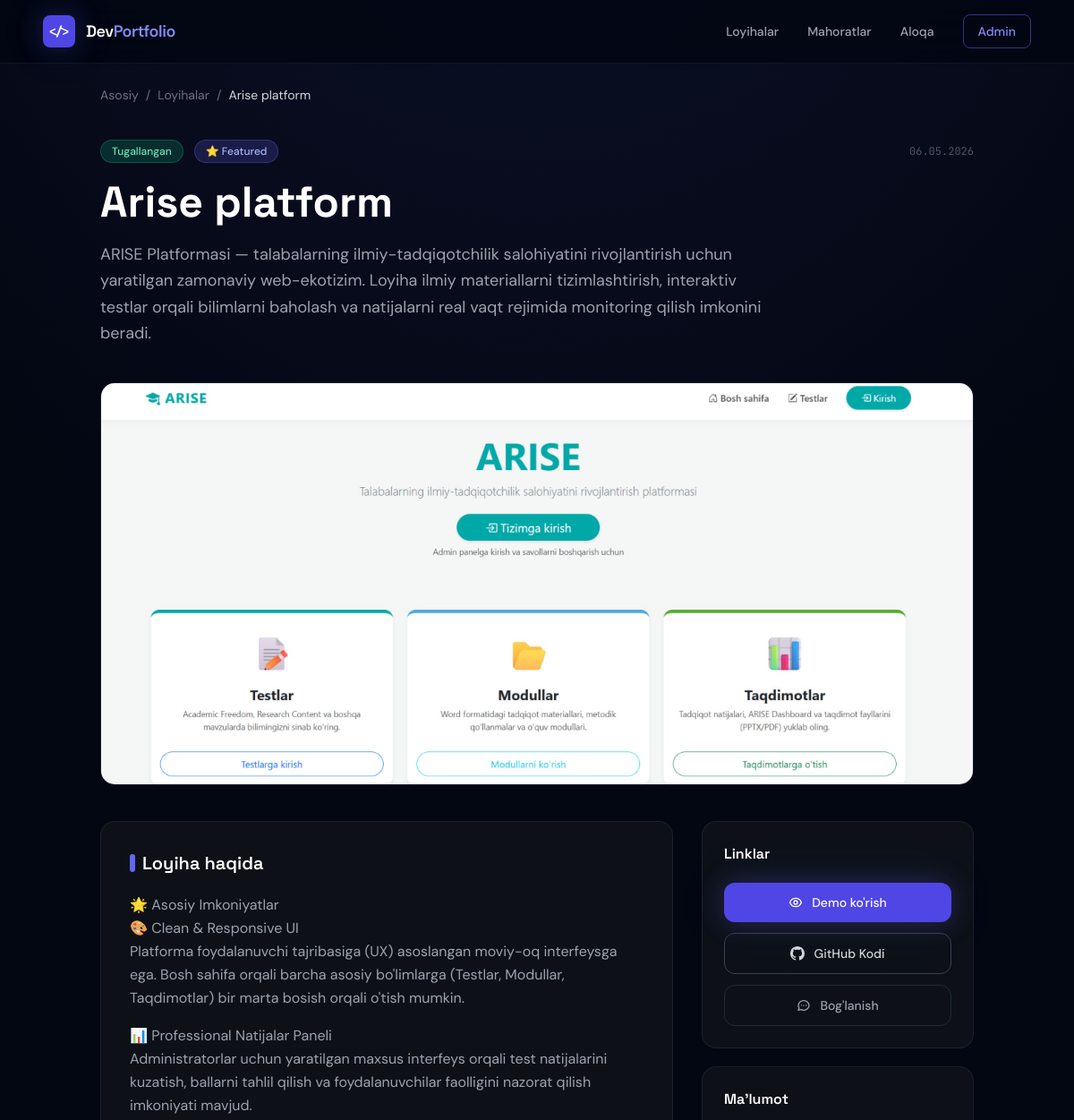
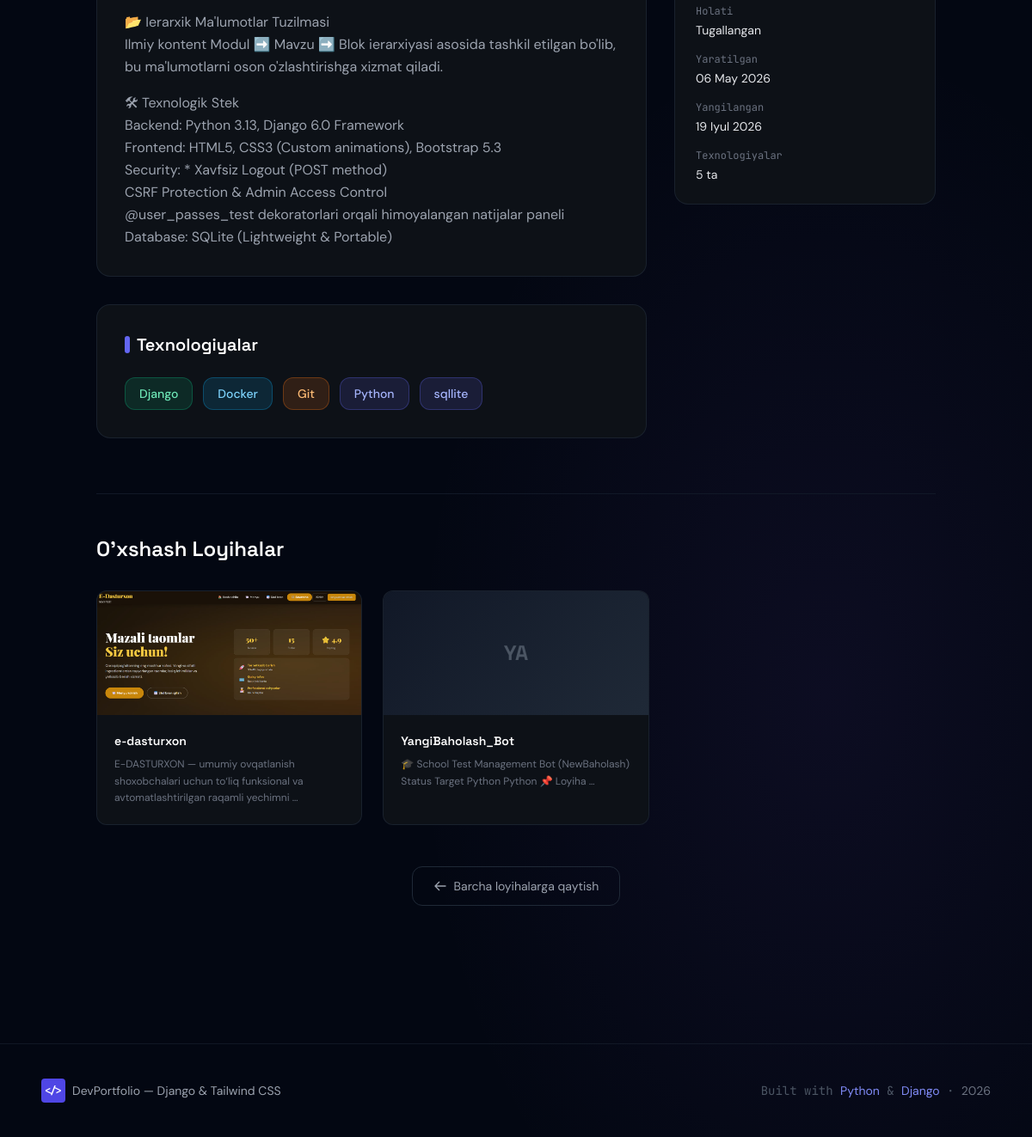
The page /projects/Arise-platform/ on the database its author committed (2 pictures, top to bottom).
### projects/models.py (models this page shows, shortened)
class Project(models.Model):
    STATUS_CHOICES = [
        ('completed', 'Tugallangan'),
        ('in_progress', 'Jarayonda'),
        ('archived', 'Arxivlangan'),
    ]
    name = models.CharField(max_length=200, verbose_name="Loyiha nomi")
    slug = models.SlugField(max_length=200, unique=True, verbose_name="URL slug")
    description = models.TextField(verbose_name="Qisqa tavsif")
    detailed_description = models.TextField(
        blank=True,
        verbose_name="Batafsil tavsif",
        help_text="Loyiha haqida to'liq ma'lumot"
    )
    technologies = models.ManyToManyField(
        Tag,
        blank=True,
        verbose_name="Texnologiyalar",
        related_name='projects'
    )
    image = models.ImageField(
        upload_to='projects/',
        blank=True,
        null=True,
        verbose_name="Loyiha rasmi"
    )
    github_link = models.URLField(blank=True, verbose_name="GitHub linki")
    demo_link = models.URLField(blank=True, verbose_name="Demo linki")
    status = models.CharField(
        max_length=20,
        choices=STATUS_CHOICES,
        default='completed',
        verbose_name="Holati"
    )
    is_featured = models.BooleanField(default=False, verbose_name="Featured (Asosiy)")
    created_at = models.DateTimeField(auto_now_add=True, verbose_name="Yaratilgan")
    updated_at = models.DateTimeField(auto_now=True, verbose_name="Yangilangan")
    order = models.PositiveIntegerField(default=0, verbose_name="Tartib raqami")
    class Meta:
        verbose_name = "Loyiha"
        verbose_name_plural = "Loyihalar"
        ordering = ['order', '-created_at']
    def get_absolute_url(self):
        from django.urls import reverse
        return reverse('project_detail', kwargs={'slug': self.slug})

class Tag(models.Model):
    name = models.CharField(max_length=50, unique=True, verbose_name="Texnologiya nomi")
    color = models.CharField(
        max_length=20,
        default='indigo',
        verbose_name="Rang",
        help_text="Tailwind rang nomi: indigo, emerald, rose, amber, sky, etc."
    )
    class Meta:
        verbose_name = "Texnologiya"
        verbose_name_plural = "Texnologiyalar"
        ordering = ['name']

### projects/views.py (the view)
# urls.py: path('projects/<slug:slug>/', views.project_detail, name='project_detail'),
def project_detail(request, slug):
    project = get_object_or_404(
        Project.objects.prefetch_related('technologies'),
        slug=slug
    )
    project_tags = project.technologies.all()
    related_projects = Project.objects.filter(
        technologies__in=project_tags
    ).exclude(pk=project.pk).distinct()[:3]
    context = {
        'project': project,
        'related_projects': related_projects,
    }
    return render(request, 'projects/project_detail.html', context)

### templates/projects/project_detail.html (shortened to what this page needs)
{% extends 'base.html' %}
{% load static %}
{% block content %}
<div class="pt-24 pb-20">
    <div class="max-w-5xl mx-auto px-6">
        <nav class="flex items-center gap-2 text-sm text-gray-500 mb-10">
            <a href="/" class="hover:text-indigo-400 transition-colors">Asosiy</a>
            <span>/</span>
            <a href="/#projects" class="hover:text-indigo-400 transition-colors">Loyihalar</a>
            <span>/</span>
            <span class="text-gray-300">{{ project.name }}</span>
        </nav>
        <div class="mb-10">
            <div class="flex items-center gap-3 mb-5">
                <span class="px-3 py-1 rounded-full text-xs font-medium
                             {% if project.status == 'completed' %}bg-emerald-500/20 text-emerald-300 border border-emerald-500/30
                             {% elif project.status == 'in_progress' %}bg-amber-500/20 text-amber-300 border border-amber-500/30
                             {% else %}bg-gray-700 text-gray-400{% endif %}">
                    {{ project.get_status_display }}
                </span>
                {% if project.is_featured %}
                <span class="px-3 py-1 rounded-full text-xs font-medium bg-indigo-500/20 text-indigo-300 border border-indigo-500/30">
                    ⭐ Featured
                </span>
                {% endif %}
                <span class="text-gray-600 text-xs font-mono ml-auto">
                    {{ project.created_at|date:"d.m.Y" }}
                </span>
            </div>
            <h1 class="font-display font-bold text-4xl lg:text-5xl text-white mb-5 leading-tight">
                {{ project.name }}
            </h1>
            <p class="text-gray-400 text-lg leading-relaxed max-w-3xl">
                {{ project.description }}
            </p>
        </div>
        {% if project.image %}
        <div class="rounded-2xl overflow-hidden border border-gray-800/70 mb-10 h-80 lg:h-[450px]">
            <img src="{{ project.image.url }}" alt="{{ project.name }}"
                 class="w-full h-full object-cover">
        </div>
        {% endif %}
        <div class="grid lg:grid-cols-3 gap-8">
            <div class="lg:col-span-2 space-y-8">
                {% if project.detailed_description %}
                <div class="rounded-2xl border border-gray-800/70 p-8" style="background: #0d1117;">
                    <h2 class="font-display font-semibold text-xl text-white mb-5 flex items-center gap-2">
                        <span class="w-1.5 h-5 rounded-full bg-indigo-500"></span>
                        Loyiha haqida
                    </h2>
                    <div class="text-gray-400 leading-relaxed space-y-4">
                        {{ project.detailed_description|linebreaks }}
                    </div>
                </div>
                {% endif %}
                {% if project.technologies.all %}
                <div class="rounded-2xl border border-gray-800/70 p-8" style="background: #0d1117;">
                    <h2 class="font-display font-semibold text-xl text-white mb-6 flex items-center gap-2">
                        <span class="w-1.5 h-5 rounded-full bg-indigo-500"></span>
                        Texnologiyalar
                    </h2>
                    <div class="flex flex-wrap gap-3">
                        {% for tech in project.technologies.all %}
                        <span class="px-4 py-2 rounded-xl text-sm font-medium tag-{{ tech.color|default:'indigo' }}">
                            {{ tech.name }}
                        </span>
                        {% endfor %}
                    </div>
                </div>
                {% endif %}
            </div>
            <div class="space-y-5">
                <div class="rounded-2xl border border-gray-800/70 p-6" style="background: #0d1117;">
                    <h3 class="font-display font-semibold text-white mb-5">Linklar</h3>
                    <div class="flex flex-col gap-3">
                        {% if project.demo_link %}
                        <a href="{{ project.demo_link }}" target="_blank" rel="noopener"
                           class="flex items-center justify-center gap-2.5 px-5 py-3 rounded-xl
                                  bg-indigo-600 hover:bg-indigo-500 text-white text-sm font-medium
                                  transition-all glow-indigo">
                            Demo ko'rish
                        </a>
                        {% endif %}
                        {% if project.github_link %}
                        <a href="{{ project.github_link }}" target="_blank" rel="noopener"
                           class="flex items-center justify-center gap-2.5 px-5 py-3 rounded-xl
                                  border border-gray-700 hover:border-gray-500 text-gray-300
                                  hover:text-white text-sm font-medium transition-all">
                            GitHub Kodi
                        </a>
                        {% endif %}
                        <a href="/#contact"
                           class="flex items-center justify-center gap-2.5 px-5 py-3 rounded-xl
                                  border border-gray-800 hover:border-indigo-500/50 text-gray-400
                                  hover:text-indigo-300 text-sm font-medium transition-all">
                            <svg class="w-4 h-4" fill="none" viewBox="0 0 24 24" stroke="currentColor">
                                <path stroke-linecap="round" stroke-linejoin="round" stroke-width="2"
                                      d="M8 12h.01M12 12h.01M16 12h.01M21 12c0 4.418-4.03 8-9 8a9.863 9.863 0 01-4.255-.949L3 20l1.395-3.72C3.512 15.042 3 13.574 3 12c0-4.418 4.03-8 9-8s9 3.582 9 8z"/>
                            </svg>
                            Bog'lanish
                        </a>
                    </div>
                </div>
                <div class="rounded-2xl border border-gray-800/70 p-6" style="background: #0d1117;">
                    <h3 class="font-display font-semibold text-white mb-4">Ma'lumot</h3>
                    <dl class="space-y-4">
                        <div>
                            <dt class="text-gray-500 text-xs font-mono mb-1">Holati</dt>
                            <dd class="text-gray-200 text-sm">{{ project.get_status_display }}</dd>
                        </div>
                        <div>
                            <dt class="text-gray-500 text-xs font-mono mb-1">Yaratilgan</dt>
                            <dd class="text-gray-200 text-sm">{{ project.created_at|date:"d F Y" }}</dd>
                        </div>
                        {% if project.updated_at %}
                        <div>
                            <dt class="text-gray-500 text-xs font-mono mb-1">Yangilangan</dt>
                            <dd class="text-gray-200 text-sm">{{ project.updated_at|date:"d F Y" }}</dd>
                        </div>
                        {% endif %}
                        <div>
                            <dt class="text-gray-500 text-xs font-mono mb-1">Texnologiyalar</dt>
                            <dd class="text-gray-200 text-sm">{{ project.technologies.count }} ta</dd>
                        </div>
                    </dl>
                </div>
            </div>
        </div>
        {% if related_projects %}
        <div class="mt-16 pt-12 border-t border-gray-900">
            <h2 class="font-display font-semibold text-2xl text-white mb-8">O'xshash Loyihalar</h2>
            <div class="grid md:grid-cols-3 gap-6">
                {% for rp in related_projects %}
                <a href="{{ rp.get_absolute_url }}"
                   class="group card-hover rounded-xl border border-gray-800/70 overflow-hidden"
                   style="background: #0d1117;">
                    <div class="h-36 overflow-hidden bg-gray-800">
                        {% if rp.image %}
                        <img src="{{ rp.image.url }}" alt="{{ rp.name }}"
                             class="w-full h-full object-cover group-hover:scale-105 transition-transform duration-500">
                        {% else %}
                        <div class="w-full h-full flex items-center justify-center"
                             style="background: linear-gradient(135deg, #111827, #1f2937);">
                            <span class="text-gray-600 font-display font-bold text-2xl">{{ rp.name|slice:":2"|upper }}</span>
                        </div>
                        {% endif %}
                    </div>
                    <div class="p-5">
                        <h3 class="font-display font-semibold text-white text-sm mb-2 group-hover:text-indigo-300 transition-colors">
                            {{ rp.name }}
                        </h3>
                        <p class="text-gray-500 text-xs leading-relaxed">
                            {{ rp.description|truncatewords:12 }}
                        </p>
                    </div>
                </a>
                {% endfor %}
            </div>
        </div>
        {% endif %}
        <div class="mt-12 flex justify-center">
            <a href="/#projects"
               class="flex items-center gap-2 px-6 py-3 rounded-xl border border-gray-800
                      text-gray-400 hover:text-white hover:border-gray-600 text-sm transition-all">
                <svg class="w-4 h-4" fill="none" viewBox="0 0 24 24" stroke="currentColor">
                    <path stroke-linecap="round" stroke-linejoin="round" stroke-width="2" d="M10 19l-7-7m0 0l7-7m-7 7h18"/>
                </svg>
                Barcha loyihalarga qaytish
            </a>
        </div>
    </div>
</div>
{% endblock %}

### templates/base.html (style rules this page uses)
* { font-family: 'DM Sans', sans-serif; }
body { background-color: #030712; background-image: radial-gradient(ellipse 80% 50% at 50% -20%, rgba(99, 102, 241, 0.12), transparent), radial-gradient(ellipse 40% 30% at 80% 80%, rgba(139, 92, 246, 0.07), transparent); }
h1, h2, h3, h4 { font-family: 'Space Grotesk', sans-serif; }
.font-mono { font-family: 'JetBrains Mono', monospace; }
.glow-indigo { box-shadow: 0 0 30px rgba(99, 102, 241, 0.25), 0 0 60px rgba(99, 102, 241, 0.1); }
.card-hover { transition: all 0.3s cubic-bezier(0.4, 0, 0.2, 1); }
.tag-indigo { background: rgba(99,102,241,0.15); color: #a5b4fc; border: 1px solid rgba(99,102,241,0.3); }
.tag-emerald { background: rgba(16,185,129,0.15); color: #6ee7b7; border: 1px solid rgba(16,185,129,0.3); }
.tag-sky { background: rgba(14,165,233,0.15); color: #7dd3fc; border: 1px solid rgba(14,165,233,0.3); }
.tag-orange { background: rgba(249,115,22,0.15); color: #fdba74; border: 1px solid rgba(249,115,22,0.3); }

### rows shown on the page
Project: name "Arise platform", status "Tugallangan", created_at "06.05.2026", description "ARISE Platformasi — talabalarning ilmiy-tadqiqotchilik salohiyatini rivojlantirish uchun yaratilgan zamonaviy web-ekotizim. Loyiha ilmiy materiallarni tizimlashtirish, interaktiv testlar orqali bilimlarni baholash va natijalarni real vaqt rejimida monitoring qilish imkonini beradi.", image (picture), detailed_description "🌟 Asosiy Imkoniyatlar 🎨 Clean & Responsive UI Platforma foydalanuvchi tajribasiga (UX) asoslangan moviy-oq interfeysga ega. Bosh sahifa orqali barcha asosiy bo'limlarga (Testlar, Modullar, Taqdimotlar) bir marta bosish orqali o'tish mumkin. 📊 Professional Natijalar Paneli Administratorlar uchun yaratilgan maxsus interfeys orqali test natijalarini kuzatish, ballarni tahlil qilish va foydalanuvchilar faolligini nazorat qilish imkoniyati mavjud. 📂 Ierarxik Ma'lumotlar Tuzilmasi Ilmiy kontent Modul ➡️ Mavzu ➡️ Blok ierarxiyasi asosida tashkil etilgan bo'lib, bu ma'lumotlarni oson o'zlashtirishga xizmat qiladi. 🛠 Texnologik Stek Backend: Python 3.13, Django 6.0 Framework Frontend: HTML5, CSS3…", created_at "06 May 2026", updated_at "19 Iyul 2026", technologies.count "5"
Tag: name "Django"
Tag: name "Docker"
Tag: name "Git"
Tag: name "Python"
Tag: name "sqllite"
Project: image (picture), name "e-dasturxon", description "E-DASTURXON — umumiy ovqatlanish shoxobchalari uchun to‘liq funksional va avtomatlashtirilgan raqamli yechimni …"
Project: name "YA", name "YangiBaholash_Bot", description "🎓 School Test Management Bot (NewBaholash) Status Target Python Python 📌 Loyiha …"
